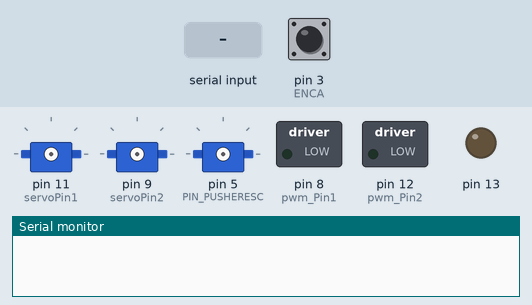
Simulated run of this sketch. Board: Arduino Mega 2560, built with avr-gcc and run on an emulated ATmega2560. Parts: 3 × servo, switched loads named in the sketch (green lamp = pin HIGH), output pins drawn as LEDs (lit = HIGH), the last lines printed to the serial monitor. Inputs (shaded band) come from the test bench; at power-on: pin 3 (ENCA) HIGH.

Above: at 0.9 s.
1.0 s: "90,45\n" received over Serial
At 1.3 s:
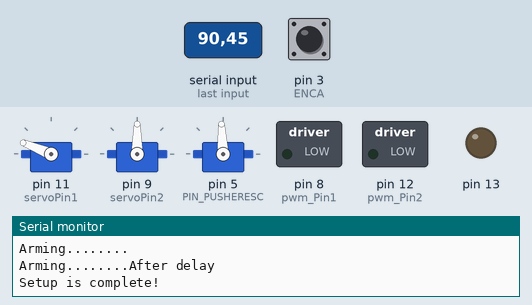
Timing chart, 0 to 4.0 s (numbered marks = the images above; inputs shaded):
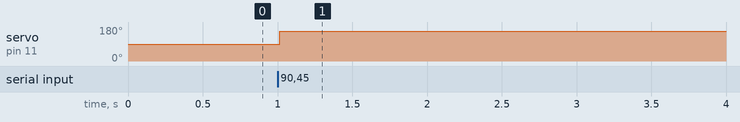

Measured:
- after the input at 1.0 s, servo on pin 11 (servoPin1): 90° → 158° at once

The sketch:

MainFish_byte_cmd_2mode_20-June.ino
```cpp
//Libraries
#include <Servo.h>

/*
 * Fixing up Saad's code. There are many things I would like to change, as I like my previous code more, but that will just be a lot of work. I need it to get it functional.
 * will figure out how to make it tidy by using my own header files and function.
 *
 * Core things to have is a reliable communication system, will need to remove all the redundant signals.
 *
 * Just finished writing the encoder code that would allow us to measure position and speed. (relative to the starting position of course)
 * We need to mechanically home it before starting. Add that at setup.
 *
 * Also change the comm signals by adding a 20 character requirement for the buffer before reading it. Removed the flush.
 * Remember to add timer to the controller side. lets have it send signals every 50ms.
 *
 *
 */

#define debug 0
//Servo
Servo servo1;
Servo servo2;
int servoPin1 = 11;
int servoPin2 = 9;
int initial1 = 90;
int initial2 = 90;
int min_angle = 0;
int max_angle = 180;
int mid_angle = 90;
int min_range = 0;
int max_range = 9;
int mid_range = 4;
float maxAttacAngle=40;

//Communication

float s1, s2;
bool check;
int inComingbyte[6] = {0};
String w;
String char1, char2, char3, char4;
int val1 = 0, val2 = 0, val3 = 0, val4 = 0;
float power = 0;          //Stores power value from controller

//Motor
unsigned int pwm_Pin1 = 8;
unsigned int pwm_Pin2 = 12;
float motor_Pwm = 0;
bool red_Flag = LOW;
bool on = LOW;

//encoder
unsigned long int timer1 = 0;
unsigned long int timer2 = 0;
long int counter = 0;
long int runtime = 0;
long int timer = 0;
float timeStep = 0;
long int encoderCounter = 0;
long int encoderRawVal = 0; //Global Variable for encoder absolute value
double angularVelocity[3] = {0, 0, 0};
long int counter2 = 0;
volatile long unsigned int speed_Counter = 0;
bool flag_Motion = false; // this flag checks if the motor is in motion, returns false if it is stalled.


float frequency = 0;
long int t_initial = 0;

//Turn Differential
int turnVal = 5;        //Stores commmand value for control left and right. values 1-4 are left, 5 is straight, 6-9 are right
int oldTurnVal = 5;
int encoderVal = 0;         //stores value of encoder at any given time. Updates from interrupt.
float turn_Pwm = 0;         // Pwm value with differential applied
int oldPower = 5;
long int tailDelay1 = 2000;
int encoderPin0   =  29;
double diff = 0.5;              //to store the differential value corresponding to the signal
double stepDiff = 0.1;          //sets the differential value
int highcutoff, lowcutoff, offset;

//Kill Switch
long int killTimer; //timer for kill switch

//Motor control through ESC Driver
#define PIN_PUSHERESC       5     // PIN to control ESC, normally the white wire from ESC
Servo   pusherESC;
/*///////////////////////////////////////////////////////////////////////////////////////////////////////
 * The following are the setting for the ESC used, for other ESC, just chnage setting according to
 * ESC Spec
 *///////////////////////////////////////////////////////////////////////////////////////////////////////
#define THROTTLE_MIN        1500
#define THROTTLE_MAX        2000
#define THROTTLE_BAKE       1000
// End of ESC setting ///////////////////////////////////////////////////////////////////////////////////


//Relative Encoder Main Motor

#define ENCA 3 // YELLOW
#define ENCB 2 // WHITE
volatile long int pos_Main = 0;
const long int ticRatioMainMotor=6255; //Number of tic per revolution of the main motor. Implemnted to use the relative encoder as an absolute encoder temporarily.
long int rotationCounter = 0;
long int prev_Ticks = 0;
long int delta_t = 0;


float rel_angle = 0;

char getData(){                  //data update from controller
//updates the speed, pitch, roll and yaw command
//cmd signal would be : c speed(1) pitch(1) roll(1) yaw (1) e
// the buffer would be of length 6.
    //Serial.println("getting");
    if(Serial1.available()>=6){
      int x = Serial1.read();
      if (x == 'h'){
        char text[4];
        text [0] = x;
        for (int i = 1; i < 4; i++){
          text[i] = Serial1.read();

        }
        if (text[0] == 'h' && text[1] == 'o' && text[2] == 'm' && text[3] == 'e'){
          //Serial.println("home");
          // write 0
          pusherESC.write(0);
        }
      }
      if(x == 'c'){
        for (int i = 0; i < 6; i++){
          inComingbyte[i] = Serial1.read();
        }
          //Cycles through the entire buffer and rocesses the information

          /*
         if ( makeSense(inComingbyte) == true){
           command_speed    = inComingbyte[0] -'0';
           command_pitch    = inComingbyte[1] -'0';
           command_yaw      = inComingbyte[2] - '0';
           command_roll     = inComingbyte[3] -'0';
           //command_yaw      = inComingbyte[2] -'0';
           lastReceiveTime = millis();

           for (int i = 0; i < 5; i++){
            Serial.print(inComingbyte[i]);
            Serial.print(" ");
           }
           Serial.println();
         }
         */


         val4    = inComingbyte[0] -'0';
         val2    = inComingbyte[1] ;
         val3      = inComingbyte[2] - '0';
         val1     = inComingbyte[3] ;

          /*
           Serial.println((String) val1 + " " + val2 + " " + val3 + " " + val4);
         for(int i = 0; i < 6; i++){
          Serial.print(inComingbyte[i]);
          Serial.print(" ");
         }

          Serial.println();

         Serial.flush();
         Serial1.flush();
         */

         killTimer = millis();


      }

    }

}


void setup() {
  pinMode(13, OUTPUT);
  digitalWrite(13, LOW); // Off to indicate still in setup

  // When the fish is connected without shield, there is one more 5V pin require
  // The code below is to use digital pin to output %v as temp use
  // Plz remove this line if a shield is used

  digitalWrite(33, HIGH); // <- this is the line to be removed

//Interrupt pin pullup relative encoder
  pinMode(ENCA,INPUT_PULLUP);
//  pinMode(ENCB,INPUT_PULLUP);

  //Initialize //Serial
  Serial.begin(115200,SERIAL_8O1);
  Serial1.begin(19200,SERIAL_8O1);
  while (!(Serial.available() || Serial1.available()));     //Ensure fish does not start until there is a signal from comp or controller


  //Initialize Servo
  pinMode(servoPin1, OUTPUT);
  pinMode(servoPin2, OUTPUT);
  servo1.attach(servoPin1); // Attach servo pins
  servo2.attach(servoPin2);
  servo1.write(initial1);
  servo2.write(initial2);


  //Initialize PWM_pin for motor control
  pinMode(pwm_Pin1, OUTPUT); // Set pwm pin
  pinMode(pwm_Pin2, OUTPUT); // Set pwm pin

  //Initialize timer
  killTimer = millis();

  attachInterrupt( digitalPinToInterrupt(ENCA), readEncoder_Main, RISING);

  Serial.println("Encoder Pins Initialized!");
  Serial.println("Setup is complete! Click to begin the program....");


  Serial.println("Arming........");   // just some display message
    pusherESC.attach(PIN_PUSHERESC);
    pusherESC.writeMicroseconds(THROTTLE_MIN);

    t_initial = 0; //initiallize speed encoder;

  Serial.println("Arming........After delay");

  //Setup complete prompt
  digitalWrite(13, HIGH); //To Check if setup complete
  Serial.println("Setup is complete!");

  servo1.write(90); // Set Servo to defaults
  servo2.write(90);

}

char cmd[12];    //to store the signal from transmitter

void loop() {

  getData();

  power = val4*1.0 ;
  turnVal = val3;

      //Send PWM signal to motor
      motor_Pwm = (power*255)/9.0;
      turn_Pwm = ((power*255)/9.0)*diff;

      //Servo motor angle is set
      servo1.write(s1);
      servo2.write(s2);

     //Servo control expression. Linear combination of X and Y component of JoyStick // This part need to ask Tim

       s1= (((43-val1)*maxAttacAngle/50 +(42-val2)*maxAttacAngle/50) + 90.0)  ;
       s2=  ( ((43-val1)*maxAttacAngle/50 -(42-val2)*maxAttacAngle/50) + 90.0) ;

      //Serial.println((String) s1 + " " + s2 + " " + val1 + " " + val2);

    // CAUTION: Fish will turn on after kill switch activated once if signal is restored and checksum is passed
    killswitch();
    rel_Encoder();

    // Turning control Left
    if ((turnVal>=1) and (turnVal<=3)){
      //Serial.println("Turning Left");
       if (rel_angle< 180){
            motor_Pwm = ((power*255)/9.0)*diff;
      }
      else{
        motor_Pwm = (power*255)/9.0;
      }
    }

    else if ((turnVal>=4) and (turnVal<=6)){
      //Serial.println("Going straight");
      motor_Pwm = (power*255)/9.0; //maps the value received (0-9) to (0-255)
    }

    // Turning control Right
    else if ((turnVal>=7) and (turnVal<=9)){
      //Serial.println("Turning Right");
      if (rel_angle > 180){
        motor_Pwm = (power*255)/9.0*diff;
      }
      else{
        motor_Pwm = ((power*255)/9.0);
      }
    }


  int throttle = map(motor_Pwm, 0, 255, THROTTLE_MIN, THROTTLE_MAX);
  pusherESC.writeMicroseconds(throttle);

      if (power==0){
        digitalWrite(13, LOW);
      }
      else{
        digitalWrite(13, HIGH);
      }


  #if debug
  //For debugging purposes, we can print everything on the Serial to test, just change debug to 1.

    Serial.print("Encoder Items: ");
    Serial.print("\t");
    Serial.print(rotationCounter);
    Serial.print("\t");
    Serial.print(frequency);
    Serial.print("\t");
    Serial.print(rel_angle);
    Serial.println();

    // Communication Items

    // Actuation Signals
  #endif

  //Serial.println((String)"power: " + power + "turning: " + turnVal);

  Serial.flush();
  Serial1.flush();
}

void rel_Encoder(){

  long int x = pos_Main; //variable for current ticks
  if(prev_Ticks <= x );

  else{

    if(x < ticRatioMainMotor){
      rel_angle = (x/(ticRatioMainMotor*1.0))*360; //this is angle in degrees
    }
    else if ( x >= ticRatioMainMotor){
      // this command happense whenever we pass a turn

      pos_Main = x - ticRatioMainMotor; //reset the number of ticks
      prev_Ticks = x - ticRatioMainMotor; // the comparison for motion depends on the tick counter, which we reset after a full loop. Otherwise we can have tick count as two parts, like hour and minutes thing.
      rotationCounter++; //keep track of the number of rotation
    }

    // Speed determination
    if(speed_Counter > 10){
      int temp = millis(); //placeholder for the current time, so that all calculations reference this time
      delta_t = temp - t_initial;
    if (delta_t > 0) frequency = speed_Counter/(delta_t);
    t_initial = temp;
    prev_Ticks = x;
    speed_Counter = 0;
    }
  }
}


void killswitch(){
   if (millis() - killTimer > 3000) {
    power=0;
    motor_Pwm = 0;
    analogWrite(pwm_Pin1, 0);
    pos_Main = 0;
  }
}

//function for check sum
bool checkSum(char incomingByte, int siglen, char cmd[]) {
  check = false;
  int cSum=0;
  for (int c=0; c<8; c++){
    cSum+=cmd[c];
  }
  String numcheck = String(cmd[8]) + String(cmd[9]) + String(cmd[10]);
  int number = numcheck.toInt();
  if (cSum == number) {
    check = true;
  }
  return check;
}


void readEncoder_Main(){

    pos_Main++;
    speed_Counter++;

}
```
